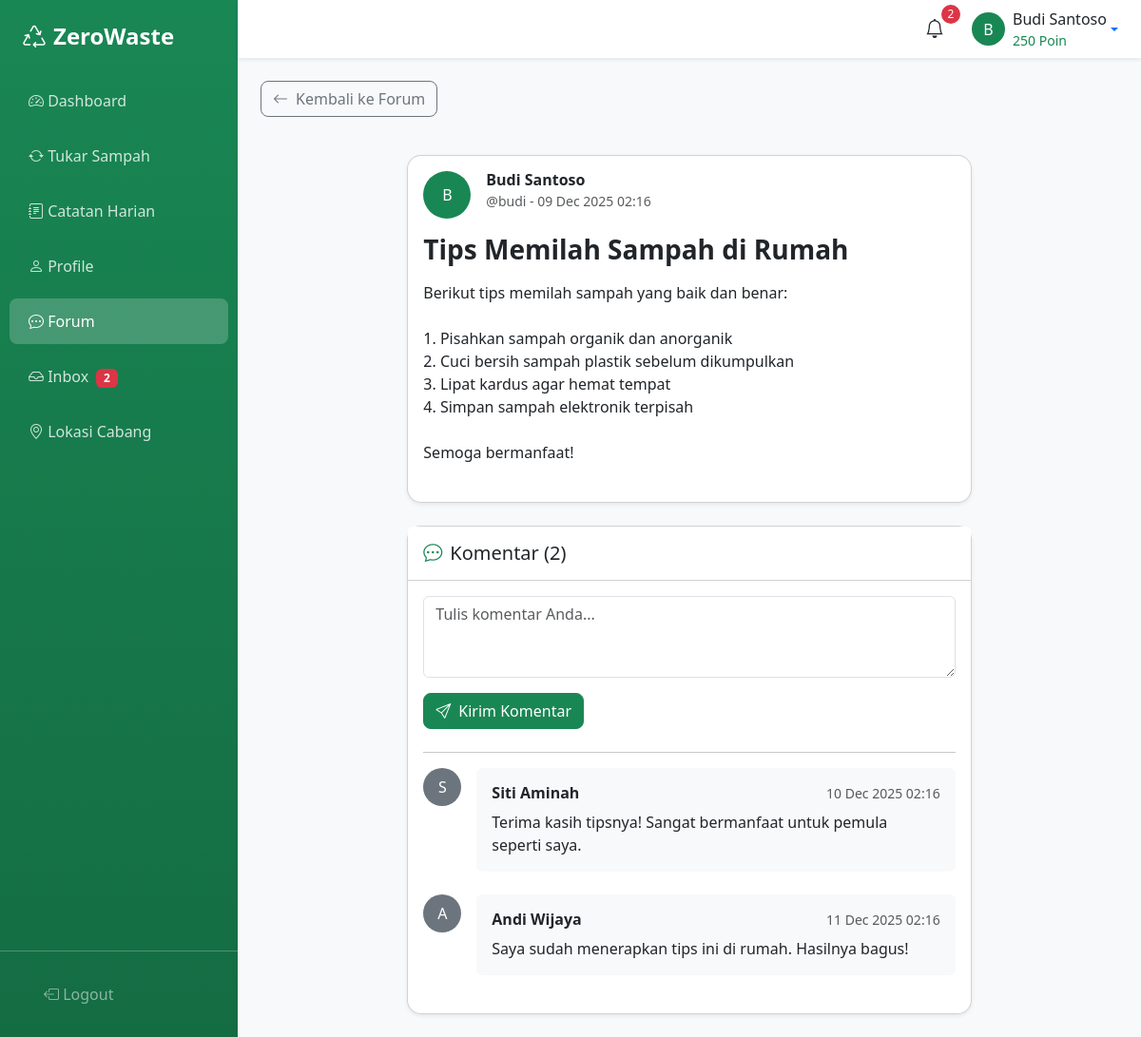
The app's page /user/forum-post.php?id=1 (signed in) with its own data.
### tables this page shows
CREATE TABLE `forum_posts` (
  `id` int(11) NOT NULL AUTO_INCREMENT,
  `user_id` int(11) NOT NULL,
  `title` varchar(255) NOT NULL,
  `content` text NOT NULL,
  `photo` varchar(255) DEFAULT NULL,
  `is_deleted` tinyint(1) DEFAULT 0,
  `created_at` datetime DEFAULT CURRENT_TIMESTAMP,
  PRIMARY KEY (`id`),
  KEY `user_id` (`user_id`),
  CONSTRAINT `forum_posts_ibfk_1` FOREIGN KEY (`user_id`) REFERENCES `users` (`id`) ON DELETE CASCADE
);

CREATE TABLE `users` (
  `id` int(11) NOT NULL AUTO_INCREMENT,
  `username` varchar(50) NOT NULL,
  `email` varchar(100) NOT NULL,
  `password` varchar(255) NOT NULL,
  `full_name` varchar(100) NOT NULL,
  `phone` varchar(20) DEFAULT NULL,
  `address` text DEFAULT NULL,
  `points` int(11) DEFAULT 0,
  `role` varchar(20) DEFAULT 'user',
  `is_active` tinyint(1) DEFAULT 1,
  `is_forum_blocked` tinyint(1) DEFAULT 0,
  `created_at` datetime DEFAULT CURRENT_TIMESTAMP,
  `updated_at` datetime DEFAULT CURRENT_TIMESTAMP ON UPDATE CURRENT_TIMESTAMP,
  PRIMARY KEY (`id`),
  UNIQUE KEY `username` (`username`),
  UNIQUE KEY `email` (`email`)
);

CREATE TABLE `forum_comments` (
  `id` int(11) NOT NULL AUTO_INCREMENT,
  `post_id` int(11) NOT NULL,
  `user_id` int(11) NOT NULL,
  `content` text NOT NULL,
  `is_deleted` tinyint(1) DEFAULT 0,
  `created_at` datetime DEFAULT CURRENT_TIMESTAMP,
  PRIMARY KEY (`id`),
  KEY `post_id` (`post_id`),
  KEY `user_id` (`user_id`),
  CONSTRAINT `forum_comments_ibfk_1` FOREIGN KEY (`post_id`) REFERENCES `forum_posts` (`id`) ON DELETE CASCADE,
  CONSTRAINT `forum_comments_ibfk_2` FOREIGN KEY (`user_id`) REFERENCES `users` (`id`) ON DELETE CASCADE
);

### config/functions.php (called while the page is built, shortened)
<?php
function sanitize($data) {
    return htmlspecialchars(trim($data), ENT_QUOTES, 'UTF-8');
}
function getUserById($id) {
    $db = getDB();
    $stmt = $db->prepare("SELECT * FROM users WHERE id = ?");
    $stmt->execute([$id]);
    return $stmt->fetch();
}
function formatDateTime($datetime) {
    return date('d M Y H:i', strtotime($datetime));
}
?>

### user/forum-post.php (the view, shortened to what this page needs)
<?php
require_once '../config/database.php';
require_once '../config/functions.php';
$postId = intval($_GET['id'] ?? 0);
$userId = $_SESSION['user_id'];
$user = getUserById($userId);
$stmt = $pdo->prepare("
    SELECT p.*, u.full_name, u.username
    FROM forum_posts p
    JOIN users u ON p.user_id = u.id
    WHERE p.id = ? AND p.is_deleted = 0
");
$stmt->execute([$postId]);
$post = $stmt->fetch();
$stmt = $pdo->prepare("
    SELECT c.*, u.full_name, u.username
    FROM forum_comments c
    JOIN users u ON c.user_id = u.id
    WHERE c.post_id = ? AND c.is_deleted = 0
    ORDER BY c.created_at ASC
");
$stmt->execute([$postId]);
$comments = $stmt->fetchAll();
?>
<!DOCTYPE html>
<html lang="id">
<head>
    <link href="https://cdn.jsdelivr.net/npm/bootstrap@5.3.2/dist/css/bootstrap.min.css" rel="stylesheet">
    <link href="https://cdn.jsdelivr.net/npm/bootstrap-icons@1.11.1/font/bootstrap-icons.css" rel="stylesheet">
    <link href="../assets/css/style.css" rel="stylesheet">
</head>
<body>
    <div class="d-flex">
        <?php include 'includes/sidebar.php'; ?>
        <div class="main-content flex-grow-1">
            <?php include 'includes/topbar.php'; ?>
            <div class="container-fluid p-4">
                <div class="row mb-4">
                    <div class="col-12">
                        <a href="forum.php" class="btn btn-outline-secondary mb-3">
                            <i class="bi bi-arrow-left me-2"></i>Kembali ke Forum
                        </a>
                    </div>
                </div>
                <div class="row">
                    <div class="col-lg-8 mx-auto">
                        <div class="card shadow-sm mb-4">
                            <div class="card-body">
                                <div class="d-flex mb-3">
                                    <div class="bg-success text-white rounded-circle d-flex align-items-center justify-content-center me-3" style="width: 50px; height: 50px;">
                                        <?= strtoupper(substr($post['full_name'], 0, 1)) ?>
                                    </div>
                                    <div>
                                        <h6 class="mb-0 fw-bold"><?= sanitize($post['full_name']) ?></h6>
                                        <small class="text-muted">@<?= sanitize($post['username']) ?> - <?= formatDateTime($post['created_at']) ?></small>
                                    </div>
                                </div>
                                <h3 class="fw-bold mb-3"><?= sanitize($post['title']) ?></h3>
                                <div class="mb-4">
                                    <?= nl2br(sanitize($post['content'])) ?>
                                </div>
                            </div>
                        </div>
                        <div class="card shadow-sm">
                            <div class="card-header bg-white py-3">
                                <h5 class="mb-0"><i class="bi bi-chat-dots me-2 text-success"></i>Komentar (<?= count($comments) ?>)</h5>
                            </div>
                            <div class="card-body">
                                <?php if (!$user['is_forum_blocked']): ?>
                                <form method="POST" class="mb-4">
                                    <div class="mb-3">
                                        <textarea class="form-control" name="comment" rows="3" placeholder="Tulis komentar Anda..." required></textarea>
                                    </div>
                                    <button type="submit" class="btn btn-success">
                                        <i class="bi bi-send me-2"></i>Kirim Komentar
                                    </button>
                                </form>
                                <?php else: ?>
                                <div class="alert alert-warning">
                                    <i class="bi bi-exclamation-triangle me-2"></i>Anda tidak dapat berkomentar karena akun Anda diblokir dari forum.
                                </div>
                                <?php endif; ?>
                                <?php if (empty($comments)): ?>
                                <p class="text-muted text-center py-3">Belum ada komentar. Jadilah yang pertama!</p>
                                <?php else: ?>
                                <hr>
                                <?php foreach ($comments as $comment): ?>
                                <div class="d-flex mb-4">
                                    <div class="bg-secondary text-white rounded-circle d-flex align-items-center justify-content-center me-3" style="width: 40px; height: 40px; flex-shrink: 0;">
                                        <?= strtoupper(substr($comment['full_name'], 0, 1)) ?>
                                    </div>
                                    <div class="flex-grow-1">
                                        <div class="bg-light rounded p-3">
                                            <div class="d-flex justify-content-between align-items-center mb-2">
                                                <h6 class="mb-0 fw-bold"><?= sanitize($comment['full_name']) ?></h6>
                                                <small class="text-muted"><?= formatDateTime($comment['created_at']) ?></small>
                                            </div>
                                            <p class="mb-0"><?= nl2br(sanitize($comment['content'])) ?></p>
                                        </div>
                                    </div>
                                </div>
                                <?php endforeach; ?>
                                <?php endif; ?>
                            </div>
                        </div>
                    </div>
                </div>
            </div>
        </div>
    </div>
</body>
</html>

### assets/css/style.css (style rules this page uses)
:root { --primary-green: #198754; --light-green: #d1e7dd; --dark-green: #146c43; }
body { font-family: 'Segoe UI', Tahoma, Geneva, Verdana, sans-serif; }
.card { border-radius: 15px; transition: transform 0.2s, box-shadow 0.2s; }
.btn { border-radius: 8px; }
.btn-success { background-color: var(--primary-green); border-color: var(--primary-green); }
.main-content { background-color: #f8f9fa; min-height: 100vh; }

### records on screen
forum_posts: user.full_name "B", user.full_name "Budi Santoso", user.username "budi", created_at "09 Dec 2025 02:16", title "Tips Memilah Sampah di Rumah", content "Berikut tips memilah sampah yang baik dan benar: 1. Pisahkan sampah organik dan anorganik 2. Cuci bersih sampah plastik sebelum dikumpulkan 3. Lipat kardus agar hemat tempat 4. Simpan sampah elektronik terpisah Semoga bermanfaat!"
forum_comments: user.full_name "S", user.full_name "Siti Aminah", created_at "10 Dec 2025 02:16", content "Terima kasih tipsnya! Sangat bermanfaat untuk pemula seperti saya."
forum_comments: user.full_name "A", user.full_name "Andi Wijaya", created_at "11 Dec 2025 02:16", content "Saya sudah menerapkan tips ini di rumah. Hasilnya bagus!"

### other values on screen
$count "2"
$unreadCount "2"
substr($_SESSION['full_name'], 0, 1) "B"
$_SESSION['full_name'] "Budi Santoso"
$_SESSION['points'] "250"
count($comments) "2"
